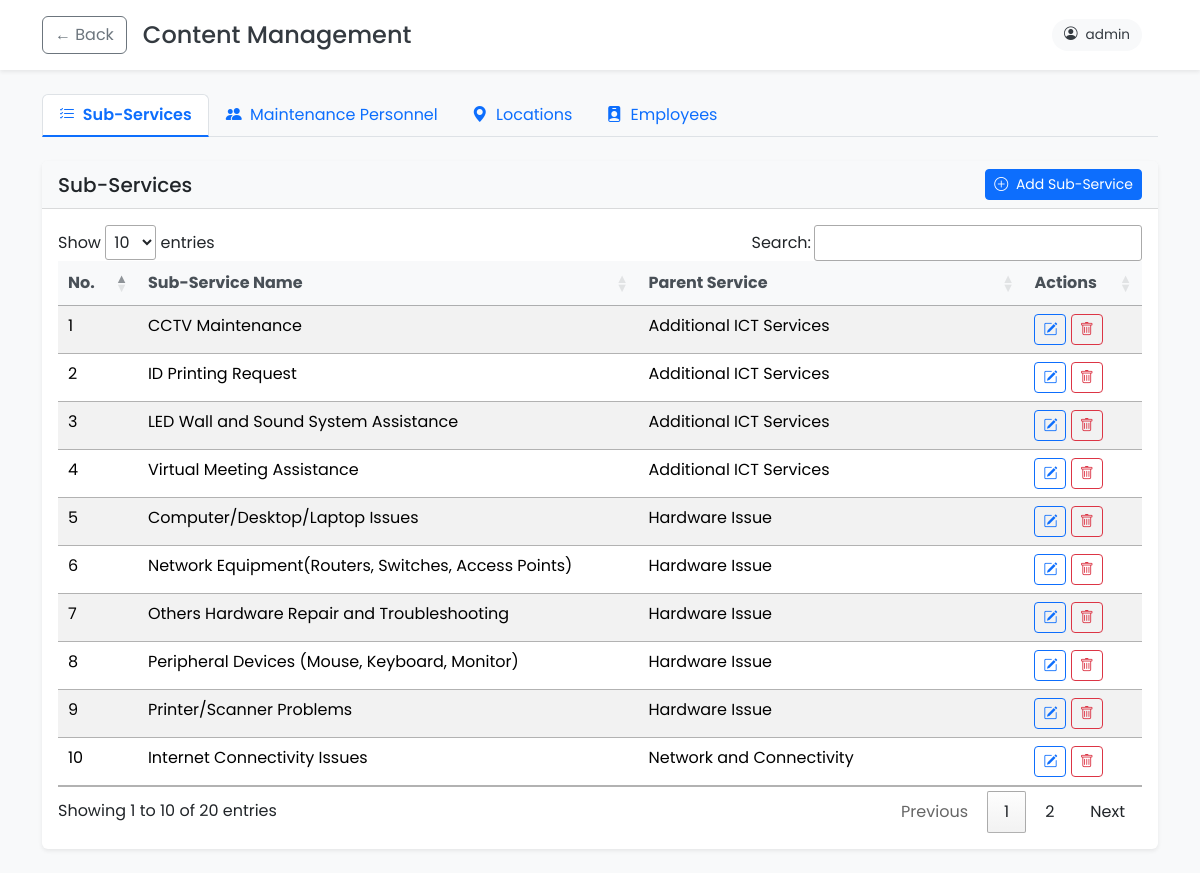
/admin/content-management.php (signed in), run on the app's committed database.
### tables this page shows
CREATE TABLE `sub_service` (
  `id` int(11) NOT NULL,
  `name` varchar(255) NOT NULL,
  `service_id` int(11) NOT NULL,
  `created_at` timestamp NOT NULL DEFAULT current_timestamp(),
  `is_deleted` enum('0','1') NOT NULL DEFAULT '0'
);

CREATE TABLE `service` (
  `id` int(11) NOT NULL,
  `name` varchar(255) NOT NULL,
  `created_at` timestamp NOT NULL DEFAULT current_timestamp(),
  `is_deleted` enum('0','1') NOT NULL DEFAULT '0'
);

### admin/content-management.php (the view, shortened to what this page needs)
<?php
require_once "../database/config.php";
$validTabs = ['services', 'personnel', 'locations', 'employees'];
$activeTab = in_array($_GET['tab'] ?? '', $validTabs) ? $_GET['tab'] : 'services';
$currentUser = $_SESSION['user_id'];
switch ($activeTab) {
    case 'services':
        try {
            $services = $pdo->query(
                "SELECT s.id, s.name, s.service_id, p.name as parent_service_name
                 FROM sub_service s
                 LEFT JOIN service p ON s.service_id = p.id
                 WHERE s.is_deleted = '0'
                 ORDER BY p.name, s.name"
            )->fetchAll(PDO::FETCH_ASSOC);
        } catch (PDOException $e) {
            $errorMessage = "Database error";
            $parentServices = $services = [];
        }
        break;
}
?>
<!DOCTYPE html>
<html lang="en">
<head>
    <link href="../node_modules/bootstrap/dist/css/bootstrap.min.css" rel="stylesheet">
    <link rel="stylesheet" href="../node_modules/sweetalert2/dist/sweetalert2.min.css">
    <link rel="stylesheet" href="../css/global.css">
    <link rel="stylesheet" href="../css/content-management.css">
    <link rel="stylesheet" href="https://cdn.jsdelivr.net/npm/bootstrap-icons@1.8.0/font/bootstrap-icons.css">
    <link href="https://cdn.datatables.net/1.12.1/css/jquery.dataTables.min.css" rel="stylesheet">
</head>
<body class="h-100">
    <header class="page-header"
        style="background-color:#fff; box-shadow:0 0.125rem 0.25rem rgba(0,0,0,0.075); margin-bottom:1.5rem; padding:1rem 0">
        <div class="container">
            <div class="row align-items-center">
                <div class="col-md-6">
                    <div class="d-flex align-items-center">
                        <a class="btn btn-outline-secondary me-3" href="index.php">&larr; Back</a>
                        <h4 class="m-0">Content Management</h4>
                    </div>
                </div>
                <div class="col-md-6 text-end">
                    <div class="user-info me-3">
                        <i class="bi bi-person-circle me-2"></i>
                        <span><?= htmlspecialchars($currentUser) ?></span>
                    </div>
                </div>
            </div>
        </div>
    </header>
    <div class="container">
        <ul class="nav nav-tabs mb-4">
            <?php
            $tabs = [
                'services' => ['icon' => 'bi-list-check', 'label' => 'Sub-Services'],
                'personnel' => ['icon' => 'bi-people-fill', 'label' => 'Maintenance Personnel'],
                'locations' => ['icon' => 'bi-geo-alt-fill', 'label' => 'Locations'],
                'employees' => ['icon' => 'bi-person-badge-fill', 'label' => 'Employees']
            ];
            foreach ($tabs as $tab => $info): ?>
                <li class="nav-item">
                    <a class="nav-link <?= $activeTab === $tab ? 'active' : '' ?>" href="?tab=<?= $tab ?>">
                        <i class="bi <?= $info['icon'] ?> me-1"></i> <?= $info['label'] ?>
                    </a>
                </li>
            <?php endforeach; ?>
        </ul>
        <?php if ($activeTab === 'personnel'): ?>
            <div class="card mb-4 h-100">
                <div class="card-header d-flex justify-content-between align-items-center">
                    <h5 class="mb-0">Maintenance Personnel</h5>
                    <button type="button" class="btn btn-sm btn-primary" data-bs-toggle="modal"
                        data-bs-target="#addPersonnelModal">
                        <i class="bi bi-plus-circle me-1"></i> Add Personnel
                    </button>
                </div>
                <div class="card-body">
                    <div class="table-responsive">
                        <table class="table table-striped table-hover datatable">
                            <thead>
                                <tr>
                                    <th>No.</th>
                                    <th>First Name</th>
                                    <th>Middle Name</th>
                                    <th>Last Name</th>
                                    <th>Actions</th>
                                </tr>
                            </thead>
                            <tbody>
                                <?php foreach ($personnel ?? [] as $index => $person): ?>
                                    <tr>
                                        <td><?= $index + 1 ?></td>
                                        <td><?= htmlspecialchars($person['first_name']) ?></td>
                                        <td><?= htmlspecialchars($person['middle_name'] ?? '') ?></td>
                                        <td><?= htmlspecialchars($person['last_name']) ?></td>
                                        <td class="action-buttons">
                                            <button type="button" class="btn btn-sm btn-outline-primary" onclick='editPersonnel(
                                                    <?= (int) $person["id"] ?>,
                                                    <?= json_encode($person["first_name"]) ?>,
                                                    <?= json_encode($person["middle_name"] ?? "") ?>,
                                                    <?= json_encode($person["last_name"]) ?>
                                                )'>
                                                <i class="bi bi-pencil-square"></i>
                                            </button>
                                            <button type="button" class="btn btn-sm btn-outline-danger" onclick='confirmDeletePersonnel(
                                                    <?= (int) $person["id"] ?>,
                                                    <?= json_encode($person["first_name"] . " " . $person["last_name"]) ?>
                                                )'>
                                                <i class="bi bi-trash"></i>
                                            </button>
                                        </td>
                                    </tr>
                                <?php endforeach; ?>
                                <?php if (empty($personnel ?? [])): ?>
                                    <tr>
                                        <td colspan="5" class="text-center">No personnel records found</td>
                                    </tr>
                                <?php endif; ?>
                            </tbody>
                        </table>
                    </div>
                </div>
            </div>
        <?php elseif ($activeTab === 'services'): ?>
            <div class="card mb-4 h-100">
                <div class="card-header d-flex justify-content-between align-items-center">
                    <h5 class="mb-0">Sub-Services</h5>
                    <button type="button" class="btn btn-sm btn-primary" data-bs-toggle="modal"
                        data-bs-target="#addServiceModal">
                        <i class="bi bi-plus-circle me-1"></i> Add Sub-Service
                    </button>
                </div>
                <div class="card-body">
                    <div class="table-responsive">
                        <table class="table table-striped table-hover datatable">
                            <thead>
                                <tr>
                                    <th>No.</th>
                                    <th>Sub-Service Name</th>
                                    <th>Parent Service</th>
                                    <th>Actions</th>
                                </tr>
                            </thead>
                            <tbody>
                                <?php foreach ($services ?? [] as $index => $service): ?>
                                    <tr>
                                        <td><?= $index + 1 ?></td>
                                        <td><?= htmlspecialchars($service['name']) ?></td>
                                        <td><?= htmlspecialchars($service['parent_service_name'] ?? 'None') ?></td>
                                        <td class="action-buttons">
                                            <button type="button" class="btn btn-sm btn-outline-primary" onclick='editService(
                                                    <?= (int) $service["id"] ?>,
                                                    <?= json_encode($service["name"]) ?>,
                                                    <?= $service["service_id"] ? (int) $service["service_id"] : "null" ?>
                                                )'>
                                                <i class="bi bi-pencil-square"></i>
                                            </button>
                                            <button type="button" class="btn btn-sm btn-outline-danger" onclick='confirmDeleteService(
                                                    <?= (int) $service["id"] ?>,
                                                    <?= json_encode($service["name"]) ?>
                                                )'>
                                                <i class="bi bi-trash"></i>
                                            </button>
                                        </td>
                                    </tr>
                                <?php endforeach; ?>
                            </tbody>
                        </table>
                    </div>
                </div>
            </div>
        <?php endif; ?>
    </div>
</body>
</html>

### css/global.css (style rules this page uses)
* { font-family: "Poppins", serif; font-weight: 400; font-style: normal; }
.active { background-color: rgba(2, 103, 35, 0.9); color: white; }

### css/content-management.css (style rules this page uses)
body { background-color: #f8f9fa; color: #343a40; }
.page-header { background-color: #fff; box-shadow: 0 2px 10px rgba(0, 0, 0, 0.1); padding: 15px 0; margin-bottom: 25px; }
.user-info { display: inline-flex; align-items: center; padding: 6px 12px; background-color: #f8f9fa; border-radius: 50px; font-size: 0.85rem; }

### admin/content-management.php (style rules this page uses)
.action-buttons .btn { padding: 0.25rem 0.5rem; font-size: 0.875rem; }
.table thead th { background-color: #f8f9fa; color: #495057; font-weight: 600; }
.card { border: none; box-shadow: 0 0.125rem 0.25rem rgba(0, 0, 0, 0.075); }
.card-header { background-color: #f8f9fa; border-bottom: 1px solid rgba(0, 0, 0, 0.125); }
.nav-tabs .nav-link.active { color: #0d6efd; font-weight: 600; border-bottom: 2px solid #0d6efd; }

### data on the page
sub_service: name "CCTV Maintenance", service.name "Additional ICT Services"
sub_service: name "ID Printing Request", service.name "Additional ICT Services"
sub_service: name "LED Wall and Sound System Assistance", service.name "Additional ICT Services"
sub_service: name "Virtual Meeting Assistance", service.name "Additional ICT Services"
sub_service: name "Computer/Desktop/Laptop Issues", service.name "Hardware Issue"
sub_service: name "Network Equipment(Routers, Switches, Access Points)", service.name "Hardware Issue"
sub_service: name "Others Hardware Repair and Troubleshooting", service.name "Hardware Issue"
sub_service: name "Peripheral Devices (Mouse, Keyboard, Monitor)", service.name "Hardware Issue"
sub_service: name "Printer/Scanner Problems", service.name "Hardware Issue"
sub_service: name "Internet Connectivity Issues", service.name "Network and Connectivity"

### other printed values
$currentUser "admin"
$info['label'] "Sub-Services"
$info['label'] "Maintenance Personnel"
$info['label'] "Locations"
$info['label'] "Employees"
